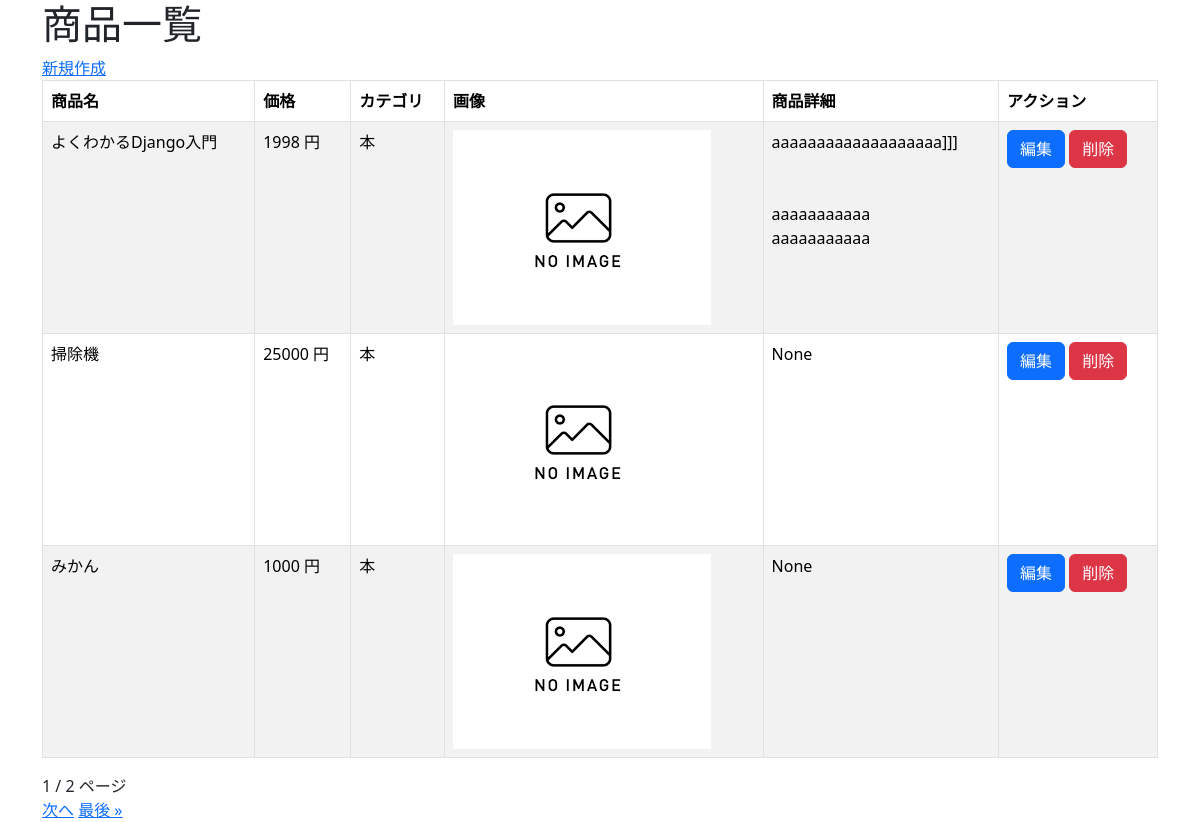
Page /crud/ on the earlier database version.
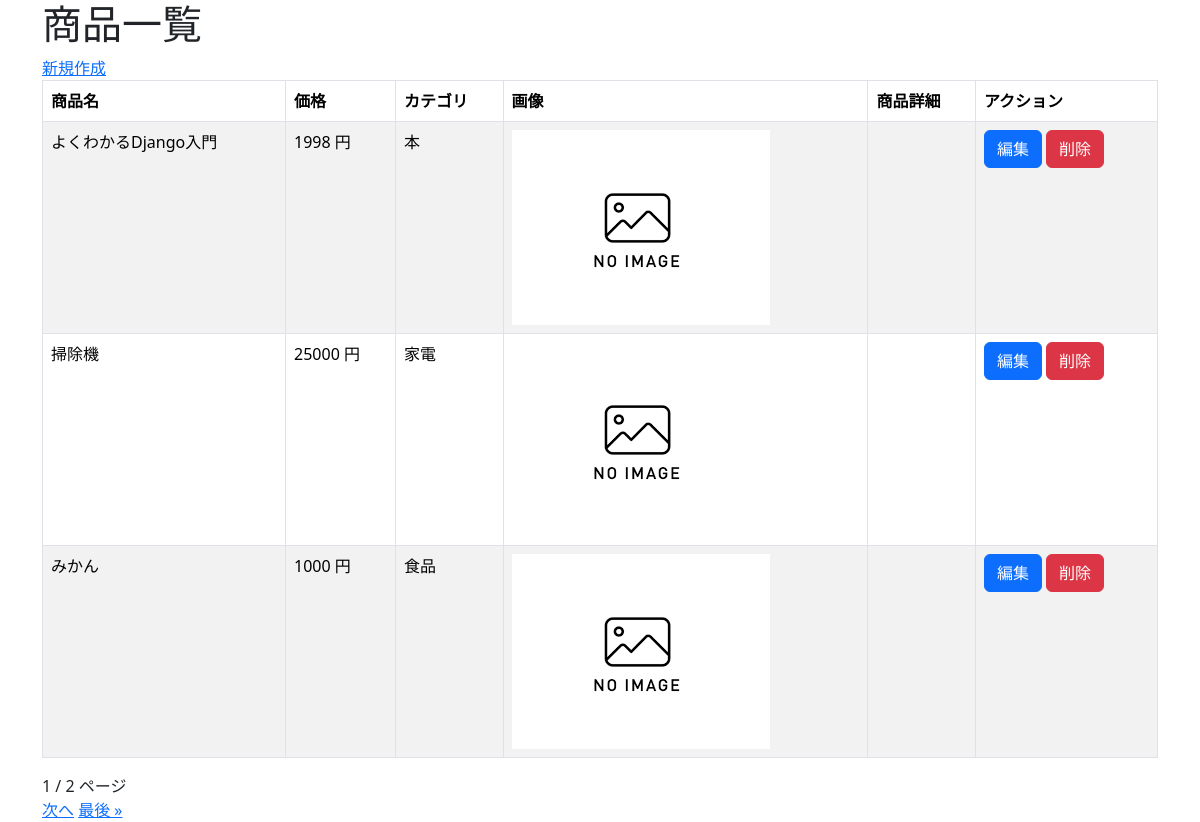
Same page on the later database version.
### crud/models.py (models this page shows, shortened)
class Product(models.Model):
    name = models.CharField(max_length=200)
    price = models.PositiveIntegerField()
    category = models.ForeignKey(Category, on_delete=models.CASCADE)
    img = models.ImageField(blank=True, default='noImage.png')
    detail = models.TextField(blank=True, null=True)

class Category(models.Model):
    name = models.CharField(max_length=200)
    def __str__(self):
        return self.name

### crud/views.py (the view)
# urls.py: path('crud/', views.ProductListView.as_view(), name="list"),
class ProductListView(ListView):
    model = Product
    paginate_by = 3

### crud/templates/crud/product_list.html (shortened to what this page needs)
{% extends "base.html" %}
{% block content %}
<h1>商品一覧</h1>
<a href="{% url 'new' %}">新規作成</a>
<table class="table table-striped table-hover table-bordered">
  <thead>
    <tr>
      <th>商品名</th>
      <th>価格</th>
      <th>カテゴリ</th>
      <th>画像</th>
      <th>商品詳細</th>
      <th>アクション</th>
    </tr>
  </thead>
  {% for product in object_list %}
  <tr>
    <td>{{ product.name }}</td>
    <td>{{ product.price }} 円</td>
    <td>{{ product.category }}</td>
    <td><img src="{{ product.img.url }}" style="width:100px height:auto;"></td>
    <td>{{ product.detail | linebreaksbr }}</td>
    <td>
      <button class="btn btn-primary" onclick="location.href='{% url 'edit' pk=product.pk %}'">編集</button>
      <button class="btn btn-danger" onclick="location.href='{% url 'delete' pk=product.pk %}'">削除</button>
    </td>
  </tr>
  {% endfor %}
</table>
{{ page_obj.number }} / {{ page_obj.paginator.num_pages }} ページ<br>
{% if page_obj.has_next %}
<a href="?page={{ page_obj.next_page_number }}">次へ</a>
<a href="?page={{ page_obj.paginator.num_pages }}">最後 &raquo;</a>
{% endif %}
{% endblock %}

### crud/templates/base.html (shortened to what this page needs)
<!DOCTYPE html>
<html lang="ja">
<head>
  <link href="https://cdn.jsdelivr.net/npm/bootstrap@5.3.8/dist/css/bootstrap.min.css" rel="stylesheet">
</head>
<body>
  <div class="container">
      {% block content %}{% endblock %}
  </div>
</body>
</html>

Differences in the rows shown:
changed Product "よくわかるDjango入門": detail "aaaaaaaaaaaaaaaaaaa]]] aaaaaaaaaaa aaaaaaaaaaa" → (not shown)
changed Product "掃除機": category "本" → "家電"; detail "None" → (not shown)
changed Product "みかん": category "本" → "食品"; detail "None" → (not shown)
